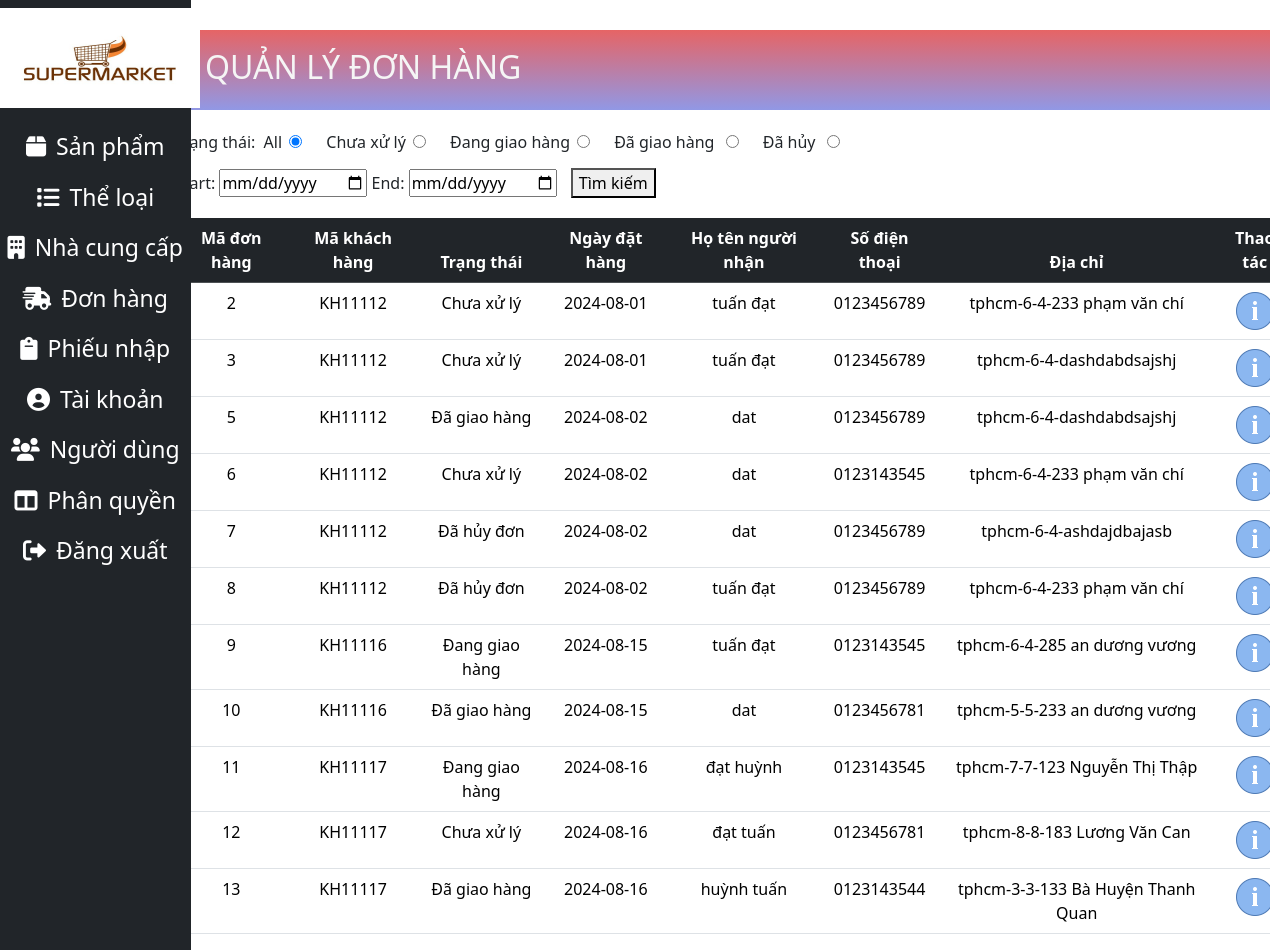
Page /admin/index.php?action=showOrderList on the committed database.
### tables this page shows
CREATE TABLE `donhang` (
  `ma_don` int(11) NOT NULL,
  `ma_kh` varchar(10) NOT NULL,
  `trang_thai` int(11) NOT NULL DEFAULT 1,
  `ngay_dat` date NOT NULL,
  `tong_tien` int(11) NOT NULL,
  `dia_chi` varchar(50) NOT NULL,
  `ho_ten` varchar(20) NOT NULL,
  `sdt` varchar(10) NOT NULL
);

### database/database.php (called while the page is built, shortened)
<?php
class Database
{
    private $host = "localhost";
    private $username = "root";
    private $password = "";
    private $database = "sieuthi";
    private $conn;
    public function __construct()
    {
        $this->conn = $this->connectDB();
    }
    private function connectDB()
    {
        $conn = mysqli_connect($this->host, $this->username, $this->password, $this->database);
        mysqli_query($conn,"SET NAMES 'utf8'");
        return $conn;
    }
    public function select($query)
    {
        $result = mysqli_query($this->conn, $query);
        if ($result) {
            $data = mysqli_fetch_all($result, MYSQLI_ASSOC);
            return $data;
        } else {
            die(mysqli_error($this->conn));
        }
    }
}

### admin/model/donhangModel.php (called while the page is built, shortened)
<?php
require_once("../database/database.php");
class DonHangModel{
    private $db;
    public function __construct()
    {
        $this->db = new Database();
    }
    public function getAllOrders(){
        $query = "SELECT * FROM donhang";
        return $this->db->select($query);
    }
}
?>

### admin/views/donhangView.php (the view, shortened to what this page needs)
<!DOCTYPE html>
<html lang="vi">
<head>
    <link rel="stylesheet" href="../../css/admin.css">
    <link rel="stylesheet" href="https://cdnjs.cloudflare.com/ajax/libs/font-awesome/6.0.0-beta3/css/all.min.css">
    <link href="https://cdn.jsdelivr.net/npm/bootstrap@5.3.3/dist/css/bootstrap.min.css" rel="stylesheet">
</head>
<body>
<div class="product_view">
<div class="product_view_container">
    <h2>QUẢN LÝ ĐƠN HÀNG</h2>
    <form action="index.php" id="timdonhang" class = "timdonhang" method="GET">
        Trạng thái:
        &nbsp;All<input type="radio" class="trangthai" name="trangthai" id="" value="all" checked>
        Chưa xử lý<input type="radio" class="trangthai" name="trangthai" id="" value="1">
        Đang giao hàng<input type="radio" name="trangthai" class="trangthai" id="" value="2">
        Đã giao hàng <input type="radio" name="trangthai" class="trangthai" id="" value="3">
        Đã hủy <input type="radio" name="trangthai" class="trangthai" id="" value="0">
        <br>
        <label for="startdate">Start: </label>
        <input type="date"  class="startdate" name="startdate" id="">
        <label for="startdate">End: </label>
        <input type="date"  class="enddate" name="enddate" id="">
        <button type="submit">Tìm kiếm</button>
    </form>
    <table class="table table-hover" id = "bangdonhang">
        <thead class="table-dark">
            <tr>
                <th>Mã đơn hàng</th>
                <th>Mã khách hàng</th>
                <th>Trạng thái</th>
                <th>Ngày đặt hàng</th>
                <th>Họ tên người nhận</th>
                <th>Số điện thoại</th>
                <th>Địa chỉ</th>
                <th>Thao tác</th>
            </tr>
        </thead>
        <tbody>
            <?php foreach ($order_list as $order) : ?>
                <tr>
                    <td><?php echo $order['ma_don']; ?></td>
                    <td><?php echo $order['ma_kh']; ?></td>
                    <?php if ($order['trang_thai'] == 1){
                        echo '<td>Chưa xử lý</td>';
                    }elseif($order['trang_thai'] == 2){
                        echo '<td>Đang giao hàng</td>';
                    }elseif($order['trang_thai'] == 3){
                        echo '<td>Đã giao hàng</td>';
                    }else{
                        echo '<td>Đã hủy đơn</td>';
                    }
                    ?>
                    <td><?php echo $order['ngay_dat']; ?></td>
                    <td><?php echo $order['ho_ten']; ?></td>
                    <td><?php echo $order['sdt']; ?></td>
                    <td><?php echo $order['dia_chi']; ?></td>
                    <td>
                    <a  id="viewOrderDetails" href="index.php?action=showOrderDetail&id=<?php echo $order['ma_don']; ?>">
                    <img class="update_icon" src="../img/detail.png" alt="Xem chi tiết đơn hàng"></a>
                    </td>
                </tr>
            <?php endforeach; ?>
        </tbody>
    </table>
</div>
</div>
</body>
</html>

### css/admin.css (style rules this page uses)
body { margin: 0; padding: 0; width: 100%; height: 100%; }
.product_view { display: flex; justify-content: center; }
.product_view_container { margin-top: 30px; }
.product_view_container table { width: 1120px; margin-left: 200px; }
.product_view_container table tr { text-align: center; }
.product_view h2 { margin-left:200px; margin-bottom: 20px; background: linear-gradient(#e66465, #9198e5); height: 80px; padding-left: 30px; padding-top: 18px; color: whitesmoke; }
.timdonhang { margin-bottom: 20px; margin-left: 200px; }
.timdonhang .trangthai { margin-right: 20px; margin-left: 7px; margin-bottom: 20px; }
.timdonhang button { margin-left: 10px; }

### rows in the picture
donhang: ma_don "2", ma_kh "KH11112", trang_thai "Chưa xử lý", ngay_dat "2024-08-01", ho_ten "tuấn đạt", sdt "0123456789", dia_chi "tphcm-6-4-233 phạm văn chí"
donhang: ma_don "3", ma_kh "KH11112", trang_thai "Chưa xử lý", ngay_dat "2024-08-01", ho_ten "tuấn đạt", sdt "0123456789", dia_chi "tphcm-6-4-dashdabdsajshj"
donhang: ma_don "5", ma_kh "KH11112", trang_thai "Đã giao hàng", ngay_dat "2024-08-02", ho_ten "dat", sdt "0123456789", dia_chi "tphcm-6-4-dashdabdsajshj"
donhang: ma_don "6", ma_kh "KH11112", trang_thai "Chưa xử lý", ngay_dat "2024-08-02", ho_ten "dat", sdt "0123143545", dia_chi "tphcm-6-4-233 phạm văn chí"
donhang: ma_don "7", ma_kh "KH11112", trang_thai "Đã hủy đơn", ngay_dat "2024-08-02", ho_ten "dat", sdt "0123456789", dia_chi "tphcm-6-4-ashdajdbajasb"
donhang: ma_don "8", ma_kh "KH11112", trang_thai "Đã hủy đơn", ngay_dat "2024-08-02", ho_ten "tuấn đạt", sdt "0123456789", dia_chi "tphcm-6-4-233 phạm văn chí"
donhang: ma_don "9", ma_kh "KH11116", trang_thai "Đang giao hàng", ngay_dat "2024-08-15", ho_ten "tuấn đạt", sdt "0123143545", dia_chi "tphcm-6-4-285 an dương vương"
donhang: ma_don "10", ma_kh "KH11116", trang_thai "Đã giao hàng", ngay_dat "2024-08-15", ho_ten "dat", sdt "0123456781", dia_chi "tphcm-5-5-233 an dương vương"
donhang: ma_don "11", ma_kh "KH11117", trang_thai "Đang giao hàng", ngay_dat "2024-08-16", ho_ten "đạt huỳnh", sdt "0123143545", dia_chi "tphcm-7-7-123 Nguyễn Thị Thập"
donhang: ma_don "12", ma_kh "KH11117", trang_thai "Chưa xử lý", ngay_dat "2024-08-16", ho_ten "đạt tuấn", sdt "0123456781", dia_chi "tphcm-8-8-183 Lương Văn Can"
donhang: ma_don "13", ma_kh "KH11117", trang_thai "Đã giao hàng", ngay_dat "2024-08-16", ho_ten "huỳnh tuấn", sdt "0123143544", dia_chi "tphcm-3-3-133 Bà Huyện Thanh Quan"
